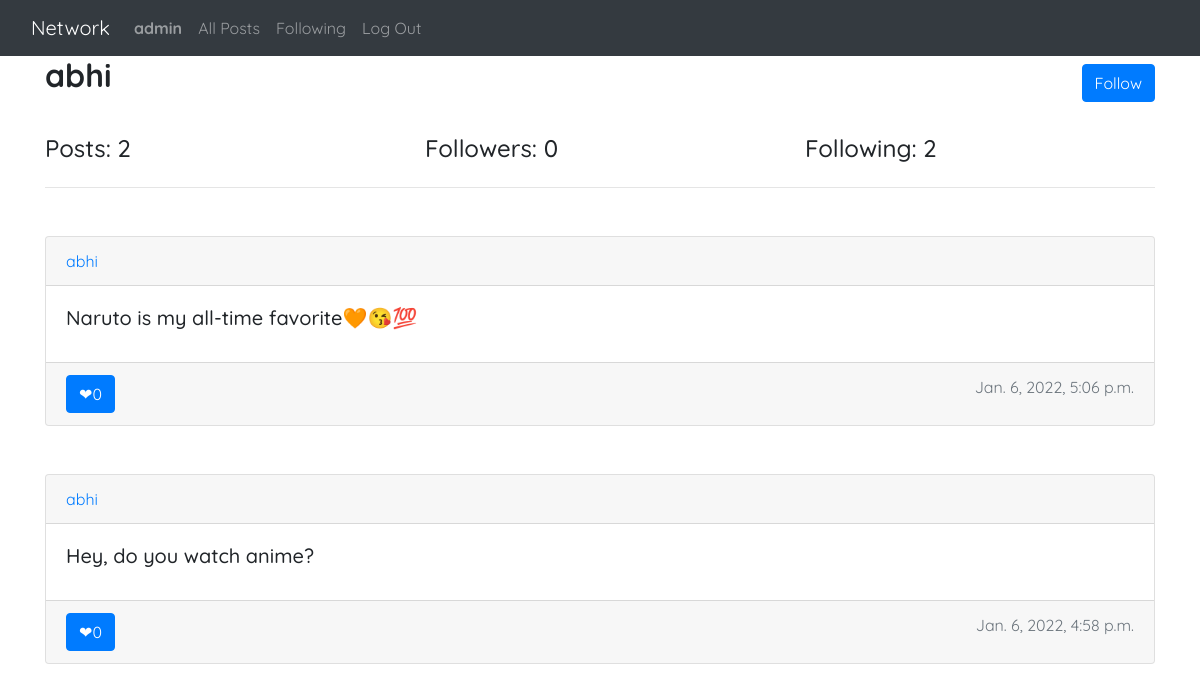
The page /profile/abhi (signed in) on the database its author committed.
### network/models.py (models this page shows, shortened)
class User(AbstractUser):
    pass

class Post(models.Model):
    user = models.ForeignKey('User', on_delete = models.CASCADE, related_name = "author")
    content = models.CharField(max_length = 255)
    date = models.DateTimeField(default = timezone.now)
    likes = models.IntegerField(default = 0)

### network/views.py (the view)
# urls.py: path("profile/<str:user>", views.profile, name="profile"),
def profile(request, user):
    user = User.objects.filter(username = user).first()
    followers = len(Follow.objects.filter(following = user))
    following = len(Follow.objects.filter(follower = user))
    posts = Post.objects.filter(user = user).order_by('-date')
    return render(request, 'network/profile.html', {
        "username": user,
        "followers": followers,
        "following": following,
        "posts": posts
    })

### network/templates/network/profile.html
{% extends "network/layout.html" %}
{% block body %}
    <div class="container">
        <div class="row">
            <div class="col">
                <h2><strong>{{ username }}</strong></h2>
            </div>
            <div class="col-6"></div>
            <div class="col">
                {% if request.user != username %}
                    <button class="btn btn-primary my-2" style="display: flex; float: right;">Follow</button>
                {% endif %}
            </div>
        </div>
    </div>
    <br>
    <div class="container">
        <div class="row">
            <div class="col">
                <h4> Posts: {{ posts|length }} </h4>
            </div>
            <div class="col">
                <h4>Followers: {{followers}}</h4>
            </div>
            <div class="col">
                <h4>Following: {{following}}</h4>
            </div>
        </div>
        <hr>
    </div>
    <div class="container my-5">
        {% for post in posts %}
            <div class="card ">
                <div class="card-header">
                    <a href="{% url 'profile' post.user %}">{{post.user.username}}</a>
                </div>
                <div class="card-body">
                    <h5 class="card-title">{{ post.content }}</h5>
                </div>
                <div class="card-footer text-muted" >
                    <a href="#" class="btn btn-primary" style="float: left;"><span >&#x2764;</span>{{post.likes}}</a>
                    <span style="float: right;">{{ post.date }}</span>
                </div>
            </div>
            <br><br>
       {% endfor %}
    </div>
{% endblock %}

### network/templates/network/layout.html (shortened to what this page needs)
{% load static %}
<!DOCTYPE html>
<html lang="en">
    <head>
        <link rel="stylesheet" href="https://stackpath.bootstrapcdn.com/bootstrap/4.4.1/css/bootstrap.min.css">
        <link href="{% static 'network/styles.css' %}" rel="stylesheet">
    </head>
    <body>
        <nav class="navbar navbar-expand-lg navbar-dark bg-dark">
            <div class="container-fluid">
                <a class="navbar-brand" href="{% url 'index' %}">Network</a>
                <div class="collapse navbar-collapse" id="navbarSupportedContent">
                    <ul class="navbar-nav">
                        {% if user.is_authenticated %}
                            <li class="nav-item">
                                <a class="nav-link" href="{% url 'profile' user %}"><strong>{{ user.username }}</strong></a>
                            </li>
                        {% endif %}
                        <li class="nav-item">
                        <a class="nav-link" href="{% url 'index' %}">All Posts</a>
                        </li>
                        {% if user.is_authenticated %}
                            <li class="nav-item">
                                <a class="nav-link" href="{% url 'following' %}">Following</a>
                            </li>
                            <li class="nav-item">
                                <a class="nav-link" href="{% url 'logout' %}">Log Out</a>
                            </li>
                        {% endif %}
                    </ul>
                </div>
            </div>
        </nav>
        <div class="body">
            {% block body %}
            {% endblock %}
        </div>
    </body>
</html>

### network/static/network/styles.css (style rules this page uses)
* { font-family: 'Quicksand', sans-serif; }

### rows shown on the page
User: username "admin"
User: username "abhi"
Post: user.username "abhi", content "Naruto is my all-time favorite🧡😘💯", likes "0", date "Jan. 6, 2022, 5:06 p.m."
Post: user.username "abhi", content "Hey, do you watch anime?", likes "0", date "Jan. 6, 2022, 4:58 p.m."

### other values the page prints
{{ posts|length }} "2"
{{ followers }} "0"
{{ following }} "2"
